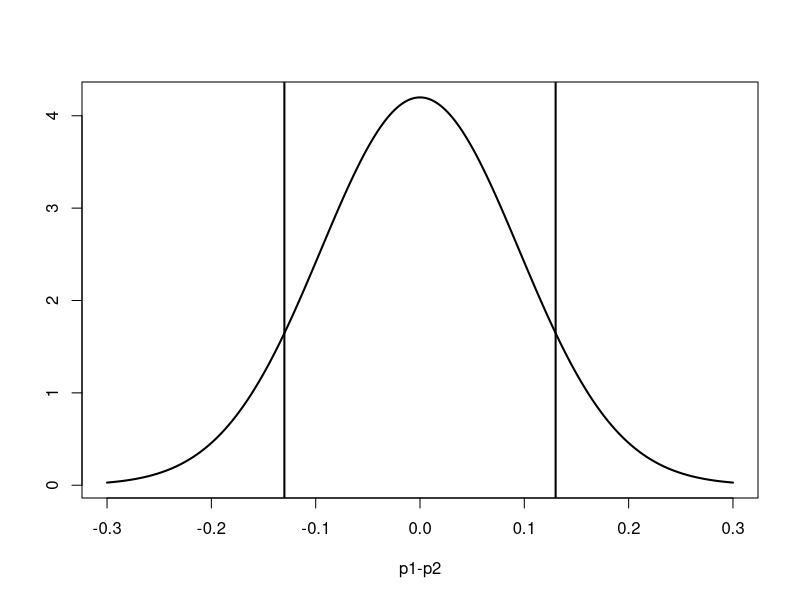

Generate this figure with R:
## ---- chunk 1
#| echo: false
#| message: false
library(tidyverse)
## ---- chunk 2
p1 <- 11 / (11 + 39)
p2 <- 14 / (14 + 26)
n1 <- 11 + 39
n2 <- 14 + 26
point_estimate <- p1 - p2
point_estimate
## ---- chunk 3
cv <- qnorm(0.95)
cv
## ---- chunk 4
se <- sqrt( (p1 * (1-p1) / n1) + (p2 * (1-p2) / n2) ) 
se
## ---- chunk 5
point_estimate - cv * se
point_estimate + cv * se
## ---- chunk 6
p_pooled <- (p1*n1 + p2*n2) / (n1+n2)
p_pooled
## ---- chunk 7
se <- sqrt( (p_pooled * (1-p_pooled) / n1) + (p_pooled * (1-p_pooled) / n2) )
se
## ---- chunk 8
point_estimate
z <- (point_estimate - 0) / se
pnorm(z)
pnorm(z) * 2
## ---- chunk 9
#| echo: false
x <- seq(-.3, .3, length = 1000)
y <- dnorm(x, mean = 0, sd = se)
plot(x, y, type = "l", lwd = 2, xlab = 'p1-p2', ylab = '')
abline(v = point_estimate, lwd = 2, lty = 1)
abline(v = -point_estimate, lwd = 2, lty = 1)
